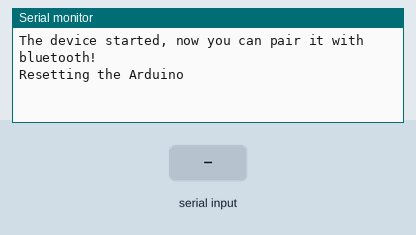
This program was run on a simulated ESP32. Parts: the last lines printed to the serial monitor. The inputs (shaded band) are chosen by the test bench. Nothing arrives over Bluetooth unless stated.

Above: at 1.2 s.
1.3 s: "1" received over the second serial link
At 2.5 s:
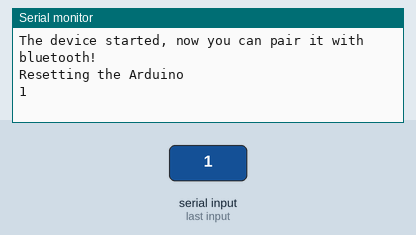
2.8 s: "0" received over the second serial link
At 3.6 s:
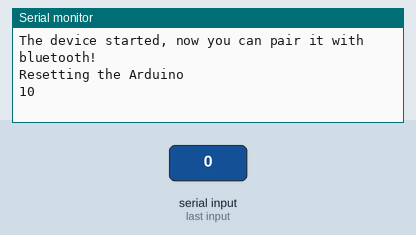

The program:

main.cpp
```cpp
#include "BluetoothSerial.h"
#if !defined(CONFIG_BT_ENABLED) || !defined(CONFIG_BLUEDROID_ENABLED)
#error Bluetooth is not enabled! Please run `make menuconfig` to and enable it
#endif

void toggleResetArduino();

BluetoothSerial SerialBT;

#define ARDUINO_RESET_PIN 2 // Example GPIO pin for Arduino reset
bool hasReset = false;      // Flag to ensure reset happens only once per connection

void setup()
{
  Serial.begin(115200);
  SerialBT.begin("ESP32 Serial Bridge"); // Bluetooth device name
  Serial.println("The device started, now you can pair it with bluetooth!");

  pinMode(ARDUINO_RESET_PIN, OUTPUT);
  digitalWrite(ARDUINO_RESET_PIN, HIGH); // Ensure Arduino is not in reset
}

void loop()
{
  // Check for Bluetooth connection
  if (SerialBT.hasClient())
  {
    if (!hasReset)
    {            // Check if the reset has already been performed
      // delay(100); // Wait for the client to get ready
      toggleResetArduino();
      hasReset = true; // Prevent further resets until next disconnect
    }
  }
  else
  {
    hasReset = false; // Reset the flag when the client disconnects
  }

  // The above logic is a little touch and go, we need to find a better way to indicate a reset is needed
  // When the Bluetooth port is opened what happens?


  if (Serial.available())
  {
    SerialBT.write(Serial.read());
  }
  if (SerialBT.available())
  {
    Serial.write(SerialBT.read());
  }
  delay(1);
  // delayMicroseconds(500); // This is a hack to prevent the AVRDUDE from crashing
}

void toggleResetArduino()
{
  Serial.println("Resetting the Arduino");
  // Pull the RESET pin LOW
  digitalWrite(ARDUINO_RESET_PIN, LOW);
  // Wait for a bit
  delay(200); // 100 milliseconds is typically enough
  // Bring the RESET pin back HIGH
  digitalWrite(ARDUINO_RESET_PIN, HIGH);
}
```

Measured:
- after the input at 1.3 s, the serial monitor: prints a new line at once (image 1)
- after the input at 2.8 s, the serial monitor: prints a new line at once (image 2)
